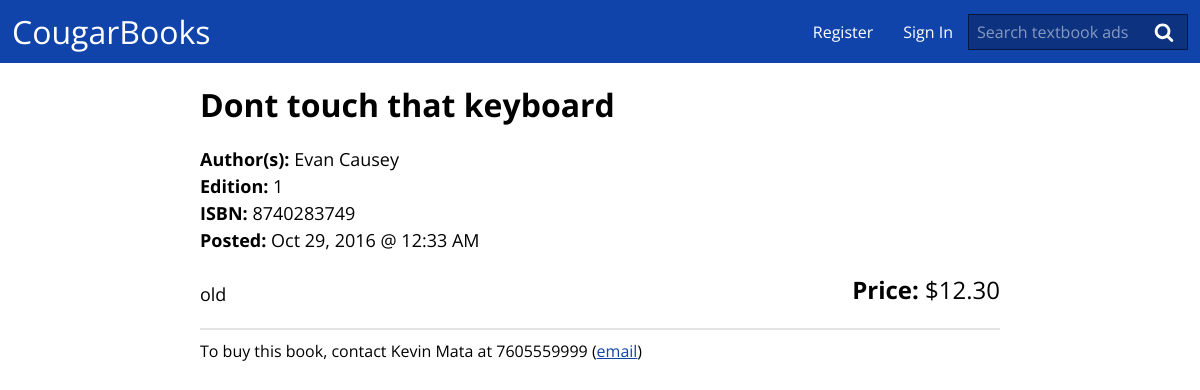
The page /ad.php?ad=6 on the database its author committed.
### tables this page shows
CREATE TABLE `ad`(
	`ad_id` INTEGER AUTO_INCREMENT,
	`user_id` INT NOT NULL,
	`book_title` VARCHAR(100) NOT NULL,
	`book_author` VARCHAR(100) NOT NULL,
	`book_edition` VARCHAR(100),
	`book_isbn` VARCHAR(17) NOT NULL,
	`listed_price` decimal(8,2) DEFAULT 0,
	`path_to_picture` VARCHAR(255),
	`ad_description` VARCHAR(200),
	`creation_time` TIMESTAMP DEFAULT CURRENT_TIMESTAMP,
	`is_closed` BOOLEAN NOT NULL DEFAULT 0,
	PRIMARY KEY ad_PK (`ad_id`),
	FOREIGN KEY user_FK (`user_id`) REFERENCES `user`(`user_id`) ON DELETE CASCADE
);

CREATE TABLE `user`(
	`user_id` INTEGER AUTO_INCREMENT,
	`user_password` CHAR(64) NOT NULL,
	`first_name` VARCHAR(50) NOT NULL,
	`last_name` VARCHAR(50) NOT NULL,
	`email_address` VARCHAR(320) NOT NULL,
	`telephone_no` VARCHAR(12),
	`is_admin` TINYINT(1) NOT NULL DEFAULT 0,
	PRIMARY KEY user_PK (`user_id`)
);

### assets/php/database.php (called while the page is built, shortened)
<?php
class Database {
	private $dbh;
	function __construct($dbname, $user, $password) {
		$options = array(PDO::ATTR_ERRMODE => PDO::ERRMODE_EXCEPTION);
		try {
			$this->dbh = new PDO( "mysql:host=localhost;dbname=$dbname", $user, $password, $options );
		} catch (PDOException $e) {
			$this->error = $e->getMessage();
		}
	}
	public function close() {
		$this->dbh = null;
	}
	public function fetchOne( $query, $params ) {
		$sth = $this->dbh->prepare( $query );
		$sth->execute( $params );
		return $sth->fetch(PDO::FETCH_ASSOC);
	}
	public function get_ad( $ad_id ) {
		$query = 'SELECT * FROM ad WHERE ad_id = :ad_id';
		$ad = $this->fetchOne( $query, array(
			'ad_id' => $ad_id
		) );
		return $ad;
	}
}
$db = new Database('team2', 'evans099', 'evans099');
?>

### ad.php (the view, shortened to what this page needs)
<?php
include('assets/php/head.php');
$ad = $db->get_ad( $_GET['ad'] );
?>
<link rel="stylesheet" href="assets/css/ad.css" />
</head>
<body>
	<?php
	include('assets/php/header.php');
	?>
	<main>
		<div class="book-ad<?php echo $ad['is_closed'] ? ' closed' : ''; ?>">
			<div class="ad-info">
				<h1 class="book-title"><?php echo htmlspecialchars( $ad['book_title'] ); ?></h1>
				<div class="book-authors"><span class="book-attr-label">Author(s):</span> <?php echo htmlspecialchars( $ad['book_author'] ); ?></div>
				<?php if ( ! empty( $ad['book_edition'] ) ): ?>
					<div class="book-edition"><span class="book-attr-label">Edition:</span> <?php echo htmlspecialchars( $ad['book_edition'] ); ?></div>
				<?php endif; ?>
				<div class="book-isbn"><span class="book-attr-label">ISBN:</span> <?php echo htmlspecialchars( $ad['book_isbn'] ); ?></div>
				<div class="book-price"><span class="book-attr-label">Price:</span> $<?php echo htmlspecialchars( $ad['listed_price'] ); ?></div>
				<div class="ad-post-date"><span class="book-attr-label">Posted:</span> <?php echo strftime( '%b %d, %Y @ %-I:%M %p', strtotime( $ad['creation_time'] ) ); ?></div>
				<br>
				<div class="ad-description"><?php echo str_replace( "\n", '<br>', htmlspecialchars( $ad['ad_description'] ) ); ?></div>
			</div>
		</div>
		<hr>
		<?php
		$query = "SELECT * FROM user WHERE user_id = :user_id";
		$ad_user = $db->fetchOne( $query, array(
			'user_id' => $ad['user_id']
		) );
		?>
		<div class="contact-info">
			To buy this book, contact <?php echo "{$ad_user['first_name']} {$ad_user['last_name']}"; ?>
			<?php if ( ! empty( $ad_user['telephone_no'] ) ): ?>
				at <?php echo htmlspecialchars( $ad_user['telephone_no'] ); ?>
			<?php endif; ?>
			(<a href="mailto:<?php echo htmlspecialchars( $ad_user['email_address'] ); ?>">email</a>)
		</div>
	</main>
</body>
</html>

### assets/css/main.css (style rules this page uses)
body { margin: 0; padding: 0; font-family: 'Open Sans', sans-serif; }
main, section, header, nav, footer, article { display: block; }
hr { width: 100%; height: 2px; margin: 10px 0; border-width: 0; background-color: #e3e3e3; }
a { color: #14a; }
main { margin: 0 auto; text-align: center; max-width: 800px; }
.book-ad { display: table; width: 100%; position: relative; border-radius: 3px; border: solid 1px #e3e3e3; background-color: #f9f9f9; padding: 15px; box-sizing: border-box; text-align: left; margin-bottom: 20px; }
.ad-info { display: table-cell; position: relative; vertical-align: top; line-height: 1.5; }
.book-title { margin: 0; line-height: normal; }
.book-ad .book-price { position: absolute; bottom: 0; right: 0; font-size: 24px; }
.book-attr-label { font-weight: bold; }

### assets/css/ad.css (style rules this page uses)
.book-ad { margin-top: 20px; padding: 0; border-width: 0; background: none; }
.book-title { font-size: 32px; }
.ad-info { font-size: 18px; }
.book-authors { margin-top: 20px; }
.contact-info { display: table-row; text-align: left; }

### rows shown on the page
ad: book_title "Dont touch that keyboard", book_author "Evan Causey", book_edition "1", book_isbn "8740283749", listed_price "12.30", creation_time "Oct 29, 2016 @ 12:33 AM", ad_description "old"
user: first_name "Kevin", last_name "Mata", telephone_no "7605559999"
